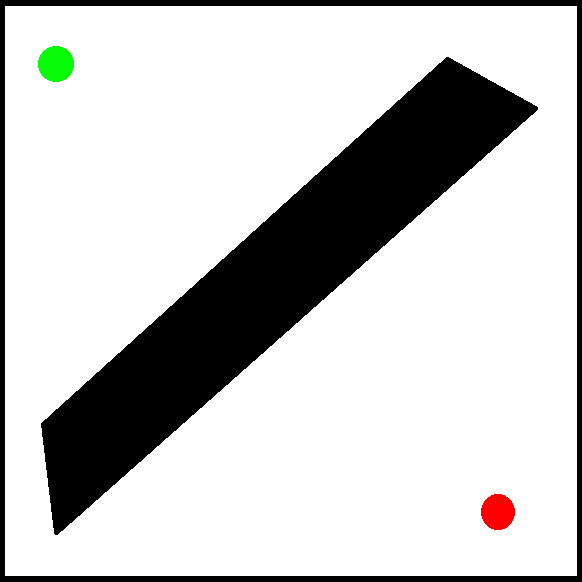
#> input picture assets/Prueba Lab1.bmp, 582 x 582 px; its folder holds only this picture in this run
$ python main.py
#> lines starting #> are read from the running program, lines starting #| are printed output that depends on the picture
### environment.py
from PIL import Image
import math
import numpy as np

# Definiendo constantes de color para facilitar la comparación
RED = (255, 0, 0)
GREEN = (0, 255, 0)
BLACK = (0, 0, 0)
WHITE = (255, 255, 255)

class Environment:
    """
    Maneja la discretización de la imagen en una cuadrícula de nodos.
    Implementación de la Tarea 1.1.
    """
    def __init__(self, image_path: str, tile_size: int = 20):
        self.image_path = image_path
        self.tile_size = tile_size
        self.image = Image.open(image_path).convert('RGB')
        self.width, self.height = self.image.size
        self.cols = math.ceil(self.width / tile_size)
        self.rows = math.ceil(self.height / tile_size)

        self.grid = np.zeros((self.rows, self.cols), dtype=int)
        # 0: Libre, 1: Obstáculo, 2: Inicio, 3: Meta

        self.start_pos = None
        self.goals = []

        self._process_image()

    def _process_image(self):
        """
        Itera sobre la imagen en lotes (mosaicos) e identifica el contenido de cada mosaico.
        """
        pixels = self.image.load()

        for r in range(self.rows):
            for c in range(self.cols):
                # Analizar el contenido del mosaico en (r, c)
                x_start = c * self.tile_size
                y_start = r * self.tile_size
                x_end = min(x_start + self.tile_size, self.width)
                y_end = min(y_start + self.tile_size, self.height)

                has_red = False
                has_green = False
                has_black = False

                count_black = 0
                total_pixels = (x_end - x_start) * (y_end - y_start)

                for x in range(x_start, x_end):
                    for y in range(y_start, y_end):
                        r_pix, g_pix, b_pix = pixels[x, y]

                        if r_pix > 200 and g_pix < 50 and b_pix < 50:
                            has_red = True

                        elif g_pix > 200 and r_pix < 50 and b_pix < 50:
                            has_green = True

                        elif r_pix < 50 and g_pix < 50 and b_pix < 50:
                            has_black = True
                            count_black += 1


                if has_red:
                    self.grid[r, c] = 2
                    self.start_pos = (r, c)
                elif has_green:
                    self.grid[r, c] = 3
                    self.goals.append((r, c))
                elif has_black and (count_black / total_pixels) > 0.5:
                     self.grid[r, c] = 1
                else:
                    self.grid[r, c] = 0

    def get_start(self):
        """Devuelve la coordenada de inicio (fila, col)."""
        return self.start_pos

    def get_goals(self):
        """Devuelve la lista de coordenadas objetivo [(fila, col)]."""
        return self.goals

    def is_obstacle(self, row, col):
        """Devuelve True si el mosaico es un obstáculo."""
        if 0 <= row < self.rows and 0 <= col < self.cols:
            return self.grid[row, col] == 1
        return True # Fuera de límites es un obstáculo

    def get_grid_size(self):
        return self.rows, self.cols

    # [22 lines left out: function show_discretized, not called in this run]

### problem.py
from domain import Problem, State, Action
from environment import Environment
import math

class MazeState(State):
    def __init__(self, r: int, c: int):
        super().__init__((r, c))
        self.r = r
        self.c = c

    def __lt__(self, other):
        """Para un orden consistente si es necesario"""
        return (self.r, self.c) < (other.r, other.c)

class MazeProblem(Problem):
    def __init__(self, environment: Environment):
        self.env = environment
        start_pos = self.env.get_start()
        # Asegurarse de que se encuentre start_pos, de lo contrario volver a (0,0) o generar error
        if start_pos is None:
             raise ValueError("No se encontró la posición de inicio (píxel rojo)")

        self.start_r, self.start_c = start_pos
        self.goal_positions = set(self.env.get_goals())

        if not self.goal_positions:
             # ¿Advertencia o Error? Dado que la Tarea 1.1 dice "Identificar Objetivos", esperamos al menos uno.
             pass

    def initial_state(self) -> State:
        return MazeState(self.start_r, self.start_c)

    def is_goal(self, state: State) -> bool:
        return state.key in self.goal_positions

    def actions(self, state: State) -> list[Action]:
        actions = []
        r, c = state.key
        rows, cols = self.env.get_grid_size()

        # Movimientos posibles: Arriba, Abajo, Izquierda, Derecha
        moves = [
            ("UP", -1, 0),
            ("DOWN", 1, 0),
            ("LEFT", 0, -1),
            ("RIGHT", 0, 1)
        ]

        for name, dr, dc in moves:
            nr, nc = r + dr, c + dc
            if 0 <= nr < rows and 0 <= nc < cols:
                # Verificar si hay obstáculo
                if not self.env.is_obstacle(nr, nc):
                    actions.append(Action(name, cost=1.0))

        return actions

    def result(self, state: State, action: Action) -> State:
        r, c = state.key
        if action.name == "UP":
            return MazeState(r - 1, c)
        elif action.name == "DOWN":
            return MazeState(r + 1, c)
        elif action.name == "LEFT":
            return MazeState(r, c - 1)
        elif action.name == "RIGHT":
            return MazeState(r, c + 1)
        return state

    def step_cost(self, state: State, action: Action, next_state: State) -> float:
        return action.cost

    def heuristic(self, state: State) -> float:
        """
        Distancia Manhattan al objetivo más cercano.
        """
        if not self.goal_positions:
            return 0.0

        r, c = state.key
        min_dist = float('inf')

        for gr, gc in self.goal_positions:
            dist = abs(r - gr) + abs(c - gc)
            if dist < min_dist:
                min_dist = dist

        return min_dist

### domain.py
from abc import ABC, abstractmethod
from typing import List, Tuple, Any, Optional

class State:
    """
    Representa un estado en el problema de búsqueda.
    """
    def __init__(self, key: Any):
        self.key = key

    def __eq__(self, other):
        return isinstance(other, State) and self.key == other.key

    def __hash__(self):
        return hash(self.key)

    def __str__(self):
        return str(self.key)

class Action:
    """
    Representa una acción que se puede tomar en un estado.
    """
    def __init__(self, name: str, cost: float = 1.0):
        self.name = name
        self.cost = cost

    def __str__(self):
        return self.name

class Problem(ABC):
    """
    Clase base abstracta para un problema de búsqueda.
    """

    # [29 lines left out: functions initial_state, is_goal, actions, result, step_cost, heuristic, not called in this run]

class Node:
    """
    Representa un nodo en el árbol de búsqueda.
    """
    def __init__(self, state: State, parent=None, action: Action=None, path_cost: float=0.0, heuristic_cost: float=0.0):
        self.state = state
        self.parent = parent
        self.action = action
        self.path_cost = path_cost
        self.heuristic_cost = heuristic_cost # h(n)

    @property
    def total_cost(self) -> float:
        """f(n) = g(n) + h(n)"""
        return self.path_cost + self.heuristic_cost

    def __lt__(self, other):
        return self.total_cost < other.total_cost

### visualization.py
from PIL import Image, ImageDraw
from environment import Environment
from domain import Node

class Visualizer:
    def __init__(self, environment: Environment):
        self.env = environment

    def draw_path_on_original(self, node: Node, output_path: str):
        """
        Dibuja el camino en la imagen original (línea roja conectando centros).
        Corresponde a la visualización de la Tarea 1.2.
        """
        if node is None:
            print("No path found to visualize on original image.")
            return

        # Reconstruir camino
        path_nodes = []
        curr = node
        while curr:
            path_nodes.append(curr.state.key)
            curr = curr.parent
        path_nodes.reverse() # Inicio a Meta

        # Cargar imagen original
        img = self.env.image.copy()
        draw = ImageDraw.Draw(img)

        tile_size = self.env.tile_size
        offset = tile_size // 2

        # Convertir coords de cuadrícula a coords de píxel (centro del mosaico)
        points = []
        for r, c in path_nodes:
            x = c * tile_size + offset
            y = r * tile_size + offset
            points.append((x, y))

        # Dibujar línea
        if len(points) > 1:
            draw.line(points, fill="blue", width=3)

        img.save(output_path)
        print(f"Path visualized on original image saved to {output_path}")

    def draw_path_on_grid(self, node: Node, output_path: str):
        """
        Dibuja el camino en la cuadrícula discretizada.
        Corresponde a la visualización de la Tarea 1.3.
        """
        if node is None:
            print("No path found to visualize on grid.")
            return

        # Reconstruir camino
        path_nodes = set()
        curr = node
        while curr:
            path_nodes.add(curr.state.key)
            curr = curr.parent

        # Crear imagen de cuadrícula
        rows, cols = self.env.get_grid_size()
        tile_size = self.env.tile_size
        out_img = Image.new('RGB', (cols * tile_size, rows * tile_size), 'white')
        pixels = out_img.load()

        # Colores
        COLOR_WALL = (0, 0, 0)
        COLOR_FREE = (255, 255, 255)
        COLOR_START = (255, 0, 0)
        COLOR_GOAL = (0, 255, 0)
        COLOR_PATH = (0, 0, 255) # Camino azul

        start_pos = self.env.get_start()
        goals = set(self.env.get_goals())

        for r in range(rows):
            for c in range(cols):
                color = COLOR_FREE

                # Determinar tipo de celda
                if self.env.is_obstacle(r, c):
                    color = COLOR_WALL
                elif (r, c) == start_pos:
                    color = COLOR_START
                elif (r, c) in goals:
                    color = COLOR_GOAL
                elif (r, c) in path_nodes:
                    color = COLOR_PATH

                # Rellenar mosaico
                x_start = c * tile_size
                y_start = r * tile_size
                for x in range(x_start, x_start + tile_size):
                    for y in range(y_start, y_start + tile_size):
                        pixels[x, y] = color

        out_img.save(output_path)
        print(f"Path visualized on grid saved to {output_path}")

### search.py
from typing import List, Set, Deque, Optional
from collections import deque
import heapq
from domain import Problem, Node, State, Action

class SearchAlgorithm:
    def search(self, problem: Problem) -> Optional[Node]:
        raise NotImplementedError

class BFS(SearchAlgorithm):
    """
    Implementación de Búsqueda en Anchura (BFS).
    """
    def search(self, problem: Problem) -> Optional[Node]:
        node = Node(problem.initial_state())
        if problem.is_goal(node.state):
            return node

        frontier: Deque[Node] = Deque([node])
        explored: Set[State] = set()

        while frontier:
            node = frontier.popleft() # FIFO
            explored.add(node.state)

            for action in problem.actions(node.state):
                child_state = problem.result(node.state, action)
                if child_state not in explored and all(n.state != child_state for n in frontier):
                    child = Node(child_state, node, action, node.path_cost + problem.step_cost(node.state, action, child_state))
                    if problem.is_goal(child.state):
                        return child
                    frontier.append(child)
        return None

class DFS(SearchAlgorithm):
    """
    Implementación de Búsqueda en Profundidad (DFS).
    """
    def search(self, problem: Problem) -> Optional[Node]:
        node = Node(problem.initial_state())
        if problem.is_goal(node.state):
            return node

        frontier: List[Node] = [node]
        explored: Set[State] = set()

        while frontier:
            node = frontier.pop() # LIFO
            explored.add(node.state)

            if problem.is_goal(node.state):
                return node

            for action in problem.actions(node.state):
                child_state = problem.result(node.state, action)
                if child_state not in explored and all(n.state != child_state for n in frontier):
                    child = Node(child_state, node, action, node.path_cost + problem.step_cost(node.state, action, child_state))
                    frontier.append(child)
        return None

class AStar(SearchAlgorithm):
    """
    Implementación de Búsqueda A* (A Star).
    """
    def search(self, problem: Problem) -> Optional[Node]:
        start_node = Node(problem.initial_state())
        start_node.heuristic_cost = problem.heuristic(start_node.state)

        if problem.is_goal(start_node.state):
            return start_node

        frontier = [] # Cola de prioridad
        heapq.heappush(frontier, (start_node.total_cost, start_node))
        explored: Set[State] = set()

        while frontier:
            _, node = heapq.heappop(frontier)

            if problem.is_goal(node.state):
                return node

            explored.add(node.state)

            for action in problem.actions(node.state):
                child_state = problem.result(node.state, action)
                if child_state in explored:
                    continue

                path_cost = node.path_cost + problem.step_cost(node.state, action, child_state)
                heuristic = problem.heuristic(child_state)
                child = Node(child_state, node, action, path_cost, heuristic)

                # Verificar si el hijo está en la frontera con un costo mayor
                in_frontier = False
                for i, (p, n) in enumerate(frontier):
                    if n.state == child_state:
                        in_frontier = True
                        if child.total_cost < p:
                            frontier[i] = (child.total_cost, child)
                            heapq.heapify(frontier) # Reordenar
                        break

                if not in_frontier:
                    heapq.heappush(frontier, (child.total_cost, child))

        return None

### main.py
import os
from environment import Environment
from problem import MazeProblem
from search import BFS, DFS, AStar
from visualization import Visualizer

def main():
    # Configuración
    assets_dir = "assets"
    output_dir = "output"
    os.makedirs(output_dir, exist_ok=True)

    # Obtener todos los archivos de imagen del directorio assets
    image_files = [f for f in os.listdir(assets_dir) if f.lower().endswith(('.png', '.bmp', '.jpg', '.jpeg'))]

    if not image_files:
        print(f"No image files found in {assets_dir}")
        return

    tile_size = 20 # Ajustar según sea necesario según la resolución de la imagen

    for image_file in image_files:
        input_image_path = os.path.join(assets_dir, image_file)
        # Crear un prefijo de nombre de archivo seguro (eliminar extensión)
        base_name = os.path.splitext(image_file)[0]

        # Crear subcarpeta para esta imagen específica
        image_output_dir = os.path.join(output_dir, base_name)
        os.makedirs(image_output_dir, exist_ok=True)

        print(f"\n{'='*40}")
        print(f"Processing {input_image_path} with tile size {tile_size}...")
        print(f"Results will be saved in {image_output_dir}")
        print(f"{'='*40}")

        # 1. Configuración del entorno y problema
        try:
            env = Environment(input_image_path, tile_size)
            problem = MazeProblem(env)
            visualizer = Visualizer(env)
        except Exception as e:
            print(f"Skipping {image_file}: {e}")
            continue

        # 2. BFS (Búsqueda en Anchura)
        print("\nRunning BFS...")
        bfs = BFS()
        solution_bfs = bfs.search(problem)
        if solution_bfs:
            print(f"BFS Solution Found! Cost: {solution_bfs.path_cost}")
            output_bfs = os.path.join(image_output_dir, "bfs_solution.png")
            visualizer.draw_path_on_original(solution_bfs, output_bfs)
        else:
            print("BFS: No solution found.")

        # 3. DFS (Búsqueda en Profundidad)
        print("\nRunning DFS...")
        dfs = DFS()
        solution_dfs = dfs.search(problem)
        if solution_dfs:
            print(f"DFS Solution Found! Cost: {solution_dfs.path_cost}")
            output_dfs = os.path.join(image_output_dir, "dfs_solution.png")
            visualizer.draw_path_on_original(solution_dfs, output_dfs)
        else:
            print("DFS: No solution found.")

        # 4. A* (A Estrella)
        print("\nRunning A*...")
        astar = AStar()
        solution_astar = astar.search(problem)
        if solution_astar:
            print(f"A* Solution Found! Cost: {solution_astar.path_cost}")
            output_astar = os.path.join(image_output_dir, "astar_solution.png")
            visualizer.draw_path_on_grid(solution_astar, output_astar)
        else:
            print("A*: No solution found.")
#> this loop made 1 pass
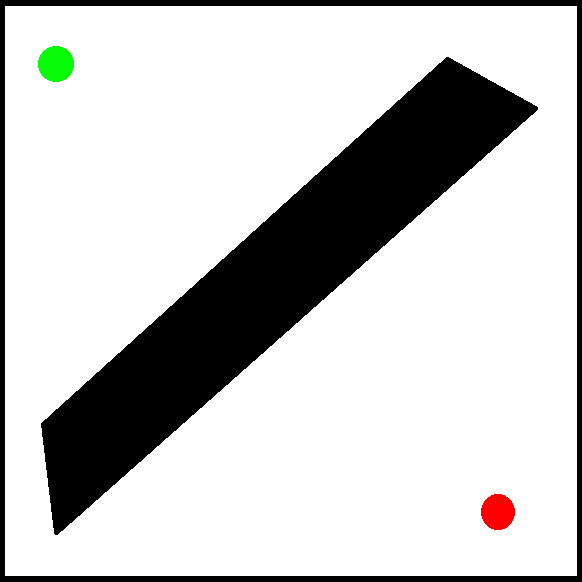
#> input picture assets/Prueba Lab1.bmp, 582 x 582 px
#> pass 1, in draw_path_on_original, `img.save(output_path)`:
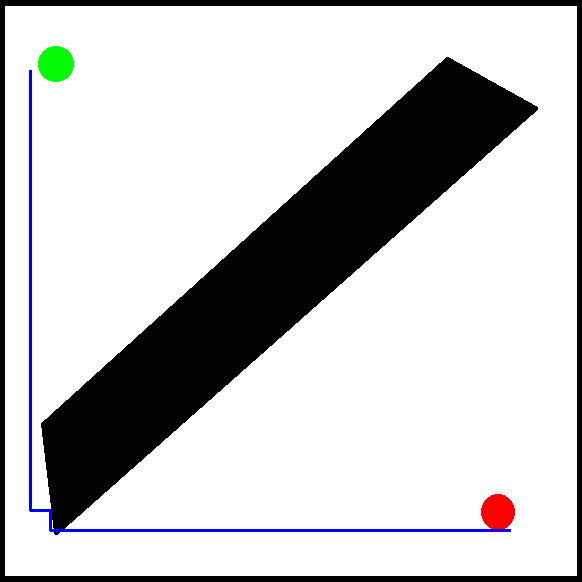
#> saved as bfs_solution.png: PIL image 582x582 RGB; mean R, G, B 198.9, 198.9, 200.3
#> pass 1, in draw_path_on_original (call 2), `img.save(output_path)`:
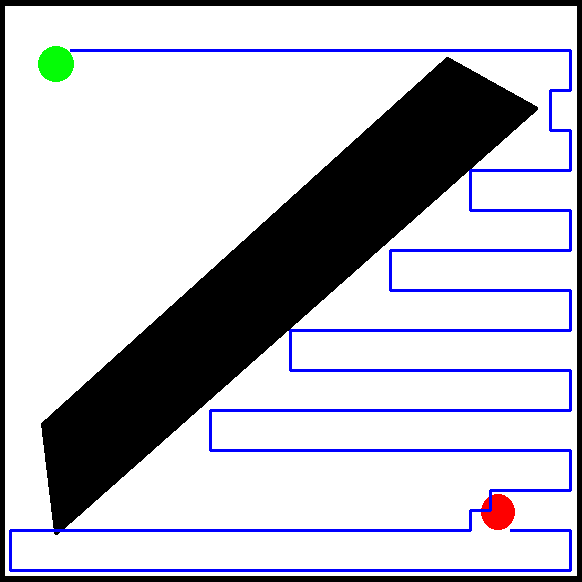
#> saved as dfs_solution.png: PIL image 582x582 RGB; mean R, G, B 191.7, 191.8, 200.3
#> pass 1, in draw_path_on_grid, `out_img.save(output_path)`:
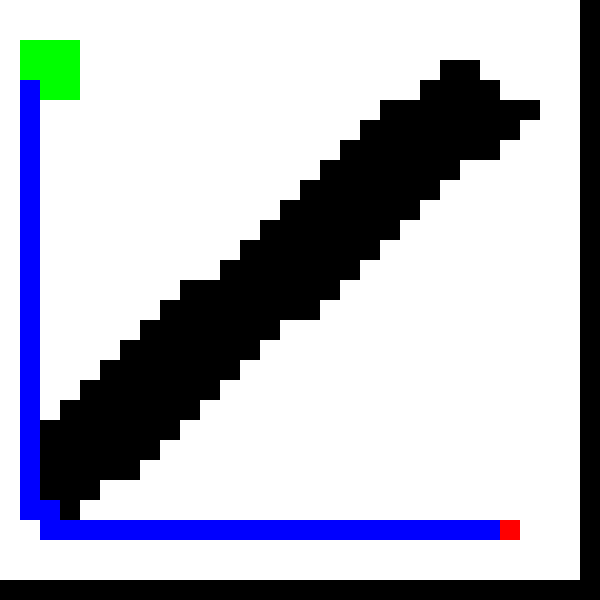
#> saved as astar_solution.png: PIL image 600x600 RGB; mean R, G, B 181.9, 183.9, 194.7

if __name__ == "__main__":
    main()

$ run again, on task2/assets/laberinto.png
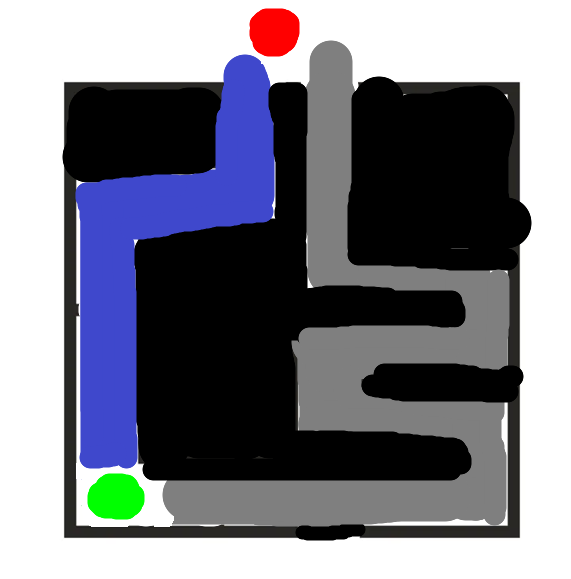
#> input picture task2/assets/laberinto.png, 571 x 579 px, found by its file name
#> the loop in main, `for image_file in image_files:` made 1 pass
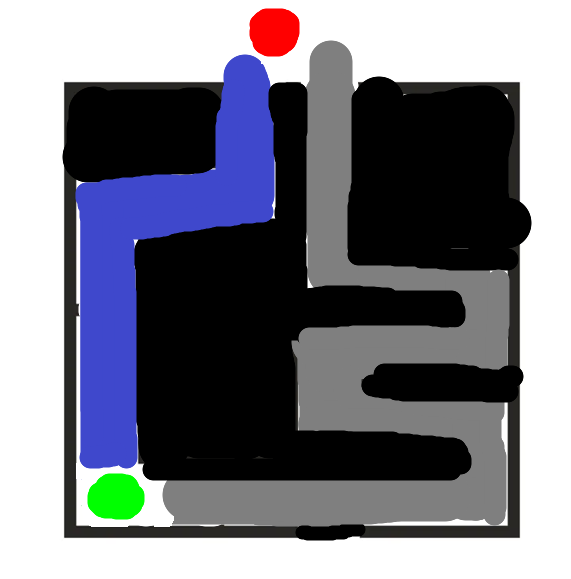
#> input picture task2/assets/laberinto.png, 571 x 579 px, found by its file name
#> pass 1, in draw_path_on_original, `img.save(output_path)`:
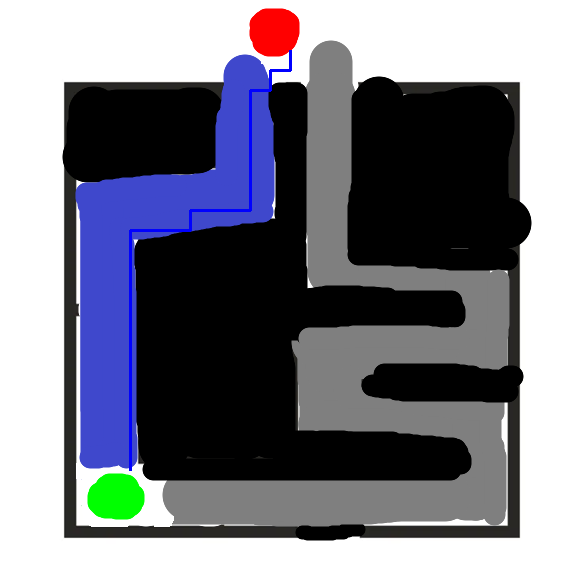
#> saved as bfs_solution.png: PIL image 571x579 RGB; mean R, G, B 122.4, 123.3, 134.1
#> pass 1, in draw_path_on_original (call 2), `img.save(output_path)`:
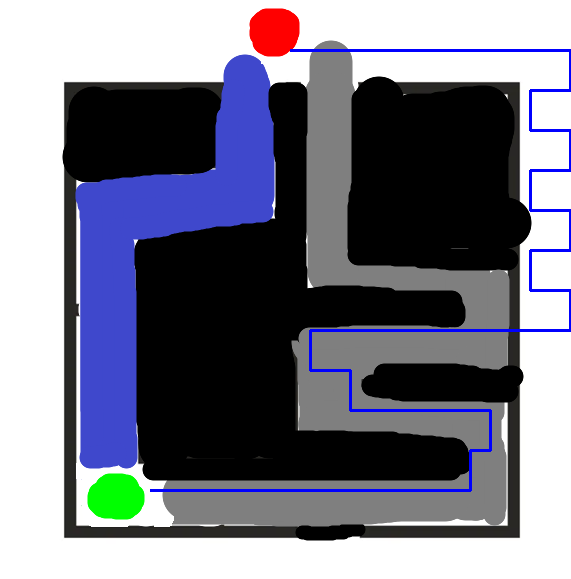
#> saved as dfs_solution.png: PIL image 571x579 RGB; mean R, G, B 120, 120.9, 134.9
